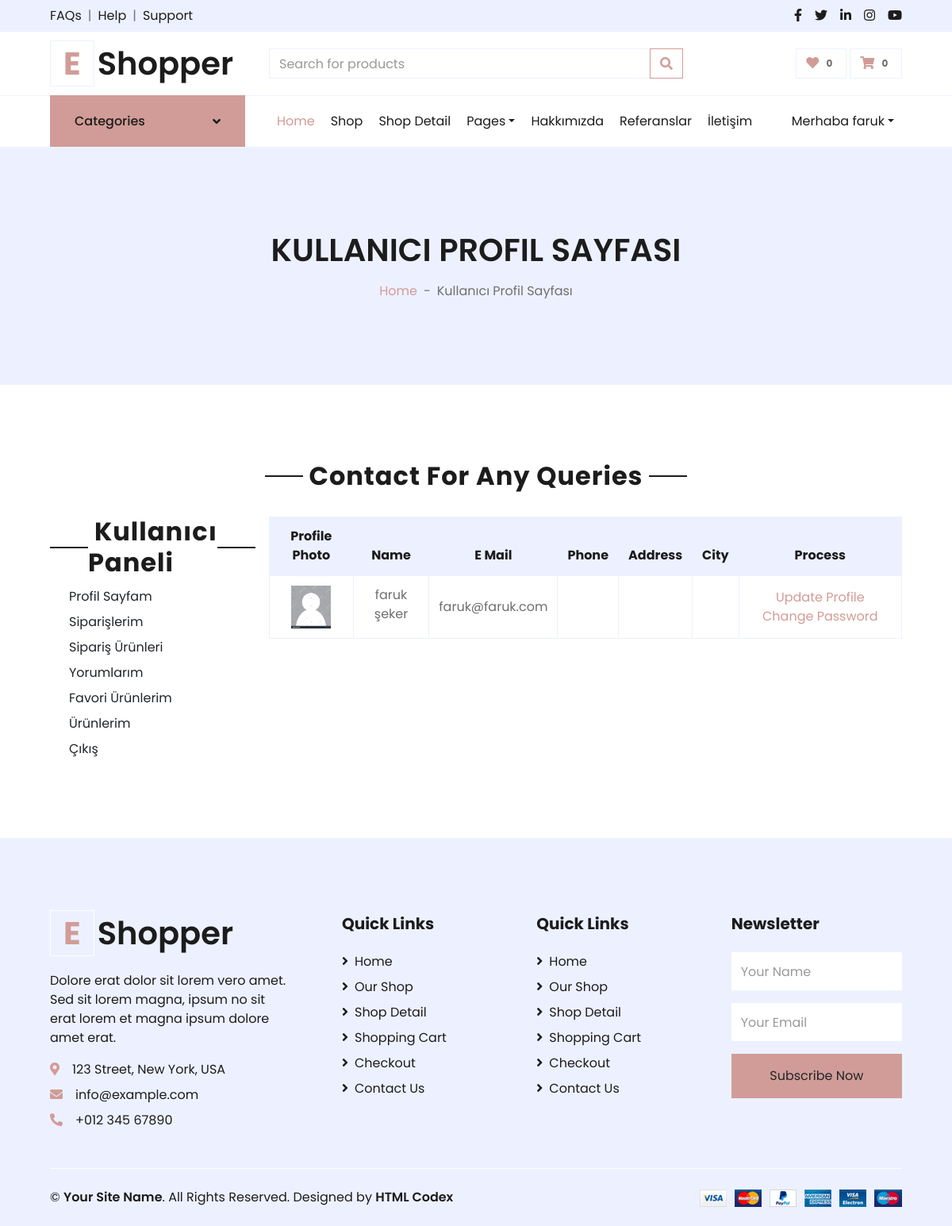
The page /user/ (signed in) on the database its author committed.
### user/models.py (models this page shows, shortened)
class UserProfile(models.Model):
    user = models.OneToOneField(User, on_delete=models.CASCADE, primary_key=True)
    phone_number = models.CharField(max_length=15, blank=True)
    address = models.CharField(max_length=1500, blank=True)
    city = models.CharField(max_length=20, blank=True)
    country = models.CharField(max_length=20, blank=True)
    image = models.ImageField(upload_to='images/users/', default='images/users/default.jpg')
    def image_tag(self):
        return mark_safe('<img src="{}" height="50"/>'.format(self.image.url))
    image_tag.short_description = 'Image'

### user/views.py (the view)
# urls.py: path("", views.user_profile, name="user_profile"),
def user_profile(request):
    user = request.user
    profile = UserProfile.objects.get(user=user)
    context = {"user": user,
               "profile": profile}
    return render(request, 'user_profile.html', context)

### home/context_processors.py (called while the page is built)
def setting(request):
    setting = Setting.objects.get(pk=1)
    if setting:
        return {'setting': setting}

### product/context_processors.py (called while the page is built)
def category(request):
    category = Category.objects.all()
    if category:
        return {'category': category}

### user/templates/user_profile.html (shortened to what this page needs)
{% extends 'homebase.html' %}
{% block sidebar %} {% include 'sidebar.html' %}  {% endblock %}
{% block body %}
    <div class="container-fluid bg-secondary mb-5">
        <div class="d-flex flex-column align-items-center justify-content-center" style="min-height: 300px">
            <h1 class="font-weight-semi-bold text-uppercase mb-3">Kullanıcı Profil Sayfası</h1>
            <div class="d-inline-flex">
                <p class="m-0"><a href="/">Home</a></p>
                <p class="m-0 px-2">-</p>
                <p class="m-0">Kullanıcı Profil Sayfası</p>
            </div>
        </div>
    </div>
    <div class="container-fluid pt-5">
        <div class="text-center mb-4">
            <h2 class="section-title px-5"><span class="px-2">Contact For Any Queries</span></h2>
        </div>
        <div class="row px-xl-5">
            {% include 'user_panel.html' %}
<div class="col-lg-9 table-responsive mb-5">
                <table class="table table-bordered text-center mb-0">
                    <thead class="bg-secondary text-dark">
                    <tr>
                        <th>Profile Photo</th>
                        <th>Name</th>
                        <th>E Mail</th>
                        <th>Phone</th>
                        <th>Address</th>
                        <th>City</th>
                        <th>Process</th>
                    </tr>
                    </thead>
                    <tbody class="align-middle">
                    <tr>
                        <td class="align-middle"><img src="{{ profile.image.url }}" alt="" style="width: 50px;"></td>
                        <td>    {{ profile.user.get_full_name }}</td>
                        <td class="align-middle">{{ profile.user.email }}</td>
                        <td class="align-middle">
                        </td>
                        <td class="align-middle"> {{ profile.address }}</td>
                        <td class="align-middle"> {{ profile.city }}</td>
                        <td class="align-middle">
                            <a href="/user/update" class="primary-btn">Update Profile</a>
                            <a href="/user/password" class="primary-btn">Change Password</a>
                        </td>
                    </tr>
                    </tbody>
                </table>
            </div>
        </div>
    </div>
{% endblock %}

### home/templates/sidebar.html (shortened to what this page needs)
 {% load static %}
 {% if page == 'home' %}
    <div class="container-fluid mb-5">
        {% else %}
        <div class="container-fluid">
            {% endif %}
        <div class="row border-top px-xl-5">
            <div class="col-lg-3 d-none d-lg-block">
                <a class="btn shadow-none d-flex align-items-center justify-content-between bg-primary text-white w-100" data-toggle="collapse" href="#navbar-vertical" style="height: 65px; margin-top: -1px; padding: 0 30px;">
                    <h6 class="m-0">Categories</h6>
                    <i class="fa fa-angle-down text-dark"></i>
                </a>
                     {% load mptt_tags %}
            </div>
            <div class="col-lg-9">
                <nav class="navbar navbar-expand-lg bg-light navbar-light py-3 py-lg-0 px-0">
                    <div class="collapse navbar-collapse justify-content-between" id="navbarCollapse">
                        <div class="navbar-nav mr-auto py-0">
                            <a href="/" class="nav-item nav-link active">Home</a>
                            <a href="shop.html" class="nav-item nav-link">Shop</a>
                            <a href="detail.html" class="nav-item nav-link">Shop Detail</a>
                            <div class="nav-item dropdown">
                                <a href="#" class="nav-link dropdown-toggle" data-toggle="dropdown">Pages</a>
                            </div>
                            <a href="{% url 'hakkimizda' %}" class="nav-item nav-link">Hakkımızda</a>
                            <a href="/referanslar" class="nav-item nav-link">Referanslar</a>
                            <a href="/iletisim" class="nav-item nav-link">İletişim</a>
                        </div>
                        <div class="navbar-nav ml-auto py-0">
                            {% if user.id is not None %}
                              <div class="nav-item dropdown">
                                <a href="#" class="nav-link dropdown-toggle" data-toggle="dropdown">Merhaba {{ user.username }}</a>
                            </div>
                                {% else %}
                            <a href="/user/login" class="nav-item nav-link">Login</a>
                            <a href="/user/register" class="nav-item nav-link">Register</a>
                            {% endif %}
                        </div>
                    </div>
                </nav>
            </div>
        </div>
    </div>

### rows shown on the page
UserProfile: image (placeholder picture), user.get_full_name "faruk şeker", user.email "faruk@faruk.com"

### other values the page prints
{{ user.username }} "faruk"
